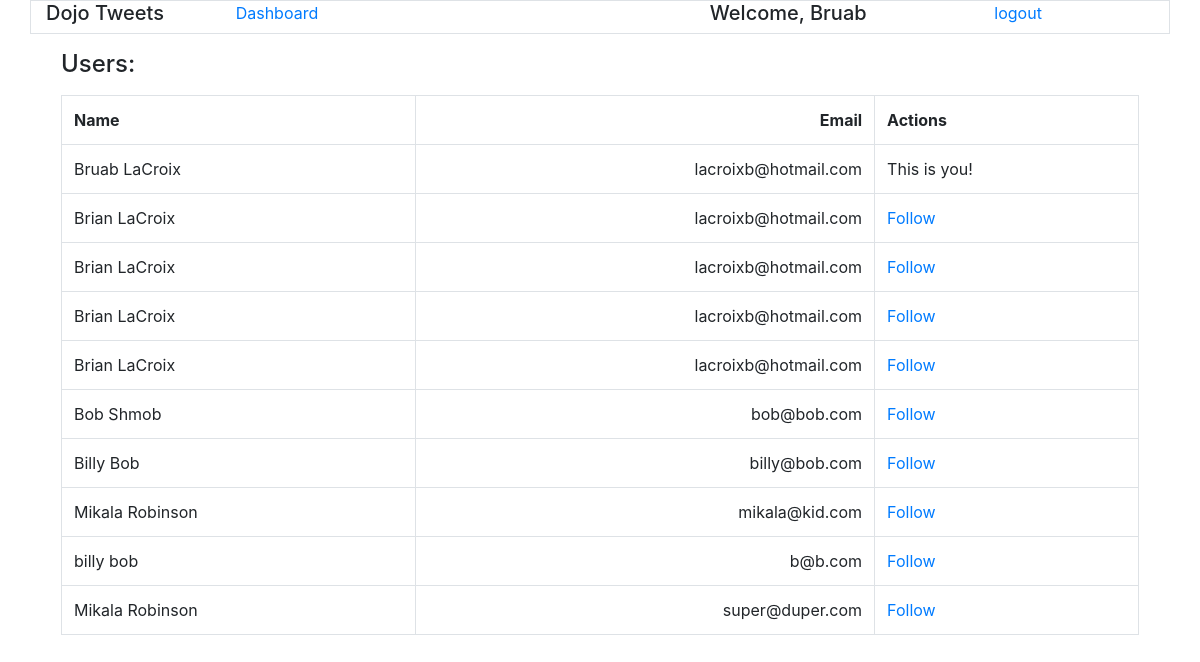
The app's page /users (signed in) with its own data.
### app.py (models this page shows)
class Users(db.Model):
    id = db.Column(db.Integer, primary_key=True)
    first_name = db.Column(db.String(45))
    last_name = db.Column(db.String(45))
    password = db.Column(db.String(100))
    email = db.Column(db.String(45))
    created_at = db.Column(db.DateTime, server_default=func.now())
    updated_at = db.Column(db.DateTime, server_default=func.now(), onupdate=func.now())

### app.py (the view)
@app.route("/users")
def user_follows():
    print ('*'*20)
    print ('Going to users page to follow people')
    if (session['auth']==False):
        return redirect('/')
    users=Users.query.all()
    print ("users:",users)
    return render_template('users.html',users=users,my_id=session['id'])

### templates/users.html (shortened to what this page needs)
<!DOCTYPE html>
<html lang="en">
<head>
    <link rel="stylesheet" href="https://stackpath.bootstrapcdn.com/bootstrap/4.3.1/css/bootstrap.min.css">
</head>
<body>
    <div class="container">
        <div class="row border">
            <div class="col-2">
                <h5>Dojo Tweets</h1>
            </div>
            <div class="col-5">
                <a href='/user/{{session.id}}'>Dashboard</a>
            </div>
            <div class="col-3">
                <h5>Welcome, {{session.first_name}}</h1>
            </div>
            <div class="col-2">
                <a href='/logout'>logout</a>
            </div>
        </div>
        <h4 class="m-3">Users:</h4>
        <div class="row m-3">
            <table class="table table-bordered">
                <tr>
                    <th>Name</th>
                    <th class="text-right"> Email</th>
                    <th>Actions</th>
                </tr>
                {% for user in users %}
                <tr>
                    <td>{{user.first_name}} {{user.last_name}}</td>
                    <td class="text-right">{{user.email}}</td>
                    {% if user.id != my_id %}
                    <td> <a href="/user/{{my_id}}/follow/{{user.id}}">Follow</td>
                    {% else %}
                    <td> This is you! </td>
                    {% endif %}
                </tr>
                {% endfor %}
            </table>
        </div>
    </div>
</body>

### records on screen
Users: first_name "Bruab", last_name "LaCroix", email "lacroixb@hotmail.com", shows "This is you!"
Users: first_name "Brian", last_name "LaCroix", email "lacroixb@hotmail.com"
Users: first_name "Brian", last_name "LaCroix", email "lacroixb@hotmail.com"
Users: first_name "Brian", last_name "LaCroix", email "lacroixb@hotmail.com"
Users: first_name "Brian", last_name "LaCroix", email "lacroixb@hotmail.com"
Users: first_name "Bob", last_name "Shmob", email "bob@bob.com"
Users: first_name "Billy", last_name "Bob", email "billy@bob.com"
Users: first_name "Mikala", last_name "Robinson", email "mikala@kid.com"
Users: first_name "billy", last_name "bob", email "b@b.com"
Users: first_name "Mikala", last_name "Robinson", email "super@duper.com"
